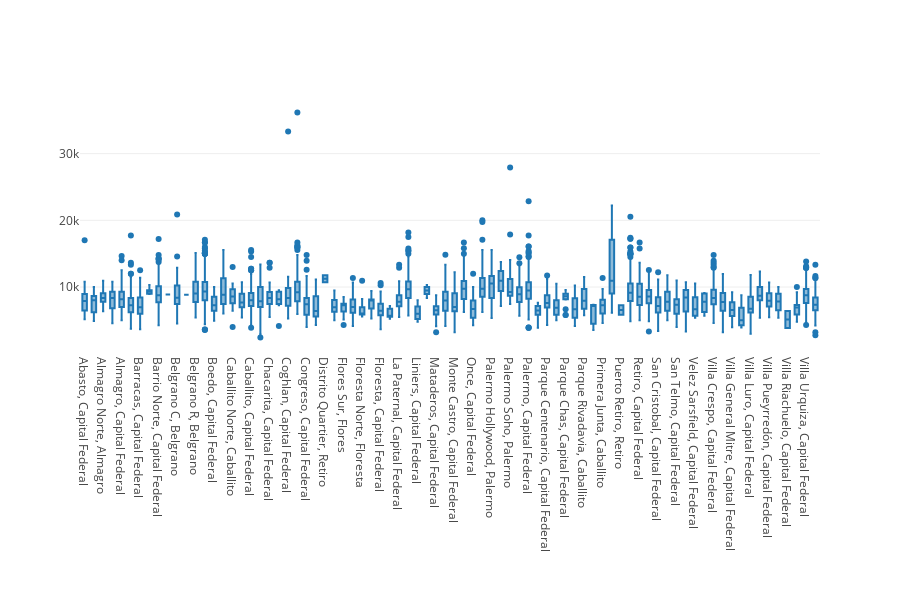

The notebook cell this image was saved under:
### Code cell
fig = go.Figure()
fig.add_trace(go.Box(x = df_ars["Location"],y = df_ars["Alquiler / m2"]))
fig.update_layout(template = None, height = 600, margin = {'b':250})
fig.update_xaxes(type = "category")

### Figure 1 — Plotly figure (JSON) as saved in the notebook; plotly's stock layout.template omitted (floating-point values rounded to 4 significant figures; data arrays with more than 128 entries replaced by an {"elided": "..."} marker saying what was removed)
{"data": [{"type": "box", "x": {"elided": "5004 str values"}, "y": {"elided": "5004 float values"}}], "layout": {"height": 600, "margin": {"b": 250}, "xaxis": {"type": "category"}}}
